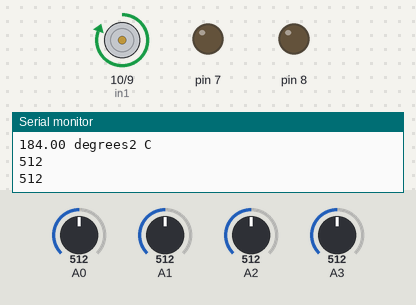
Simulated run of this sketch. Board: Arduino Uno, built with avr-gcc and run on an emulated ATmega328P. On the bench: motor-driver pin pairs drawn as motors (green arrow = first pin HIGH = forward, orange = second pin HIGH = backward, longer = more drive, scaled by the enable pin), output pins drawn as LEDs (lit = HIGH), the last lines printed to the serial monitor. Inputs (shaded band) come from the test bench; at power-on: A0 = 512, A1 = 512, A2 = 512, A3 = 512.

Above: at 1.8 s.
1.9 s: A0 set to 191
3.4 s: A0 set to 157
At 5.2 s:
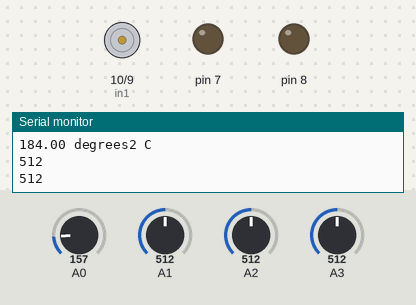
5.5 s: A0 set to 306
At 6.9 s:
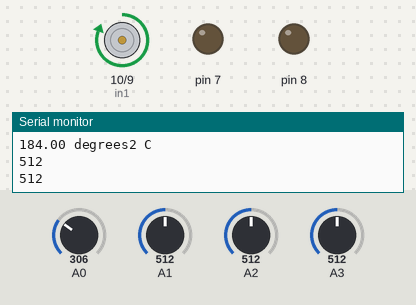
7.5 s: A0 set to 30
At 8.6 s:
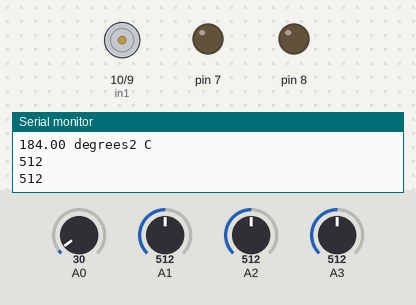
Timing chart, 0 to 10.5 s (numbered marks = the images above; inputs shaded):
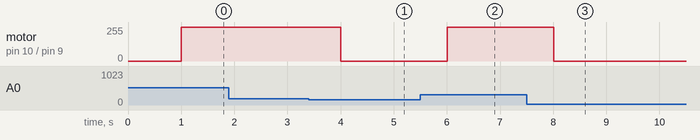

Measured:
- the behaviour switches between 176 and 175 on A0 (found by bisection; images 0 and 1)
- after the input at 3.4 s, motor on pin 10 (in1) / pin 9 (in2): forward 255/255 → stopped after 0.61 s
- after the input at 5.5 s, motor on pin 10 (in1) / pin 9 (in2): stopped → forward 255/255 after 0.51 s
- after the input at 7.5 s, motor on pin 10 (in1) / pin 9 (in2): forward 255/255 → stopped after 0.51 s

The sketch:

dc-motor.ino
```cpp
int enable = 11; // Assign Pin for Enable Pin of L293D
int in1 = 10; // Assign Pin for Input-1
int in2 = 9; // Assign Pin for Input-2
int high=49;
int low=969;
void setup()
{
pinMode(enable, OUTPUT);
pinMode(in1, OUTPUT);
pinMode(in2, OUTPUT);
  pinMode(A0,INPUT);

  Serial.begin(9600);
   pinMode(A1,INPUT);
  Serial.begin(9600);

  pinMode(A2, INPUT);
  Serial.begin(9600);
   pinMode(8, OUTPUT);
  pinMode(A3, INPUT);
  Serial.begin(9600);
   pinMode(7, OUTPUT);

}
void loop()
{
   int value3 = analogRead(A2);
  int value4 = analogRead(A3);

  if(value3==high && value4==high)
  {
    digitalWrite(8,LOW);
    digitalWrite(7,LOW);
  }

  else if(value3==high|| value4==high)
  {
    digitalWrite(8,HIGH);
    digitalWrite(7,LOW);


  }
  else if(value3==low&&value4==low)
  {
    digitalWrite(8,HIGH);
    digitalWrite(7,HIGH);

   }


    Serial.println(value3);

    Serial.println(value4);


  delay(1000);


 int reading = analogRead(A0);
   int reading2 = analogRead(A1);

 float voltage = reading * 4.68;
 voltage /= 1024.0;
  float voltage2 = reading2 * 4.68;
 voltage2 /= 1024.0;

 // now print out the temperature
 float value = (voltage - 0.5) * 100;
  float value2 = (voltage2 - 0.5) * 100;

 if(value>30&&value2>30)
 {
   digitalWrite(enable, HIGH); // Must be High to run the motor


  digitalWrite(in1, HIGH);
  digitalWrite(in2, LOW);
}

  else
 {
   digitalWrite(enable, LOW); // Must be High to run the motor


}


 Serial.print(value);
 Serial.println(" degrees C\n");
  Serial.print(value2);
 Serial.println(" degrees2 C\n");

}
```
